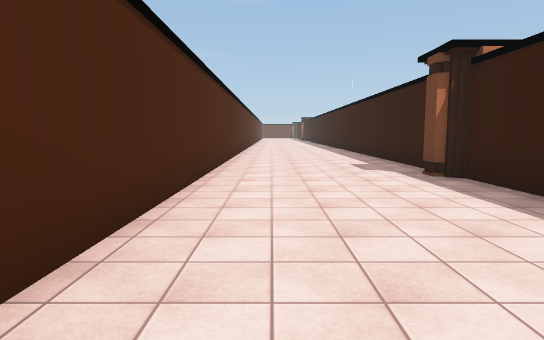
view 1 (above)

24 first-person views from a walk through a 3-D level made in the Unity game engine. The camera is 1.5 m above the floor, tilts 6° down and sees 75° across. The floor is counted in squares, 2 m on a side. Each view is taken from the middle of a square. On the plan, view 1 faces up. The plan holds only what a view shows up to about 11 squares ahead; the rest is blank. The place goes on beyond the plan. The player character is not drawn. Some surface patterns are stand-ins.

view 2
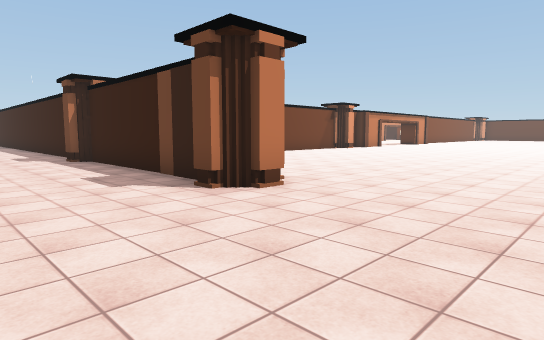

view 3
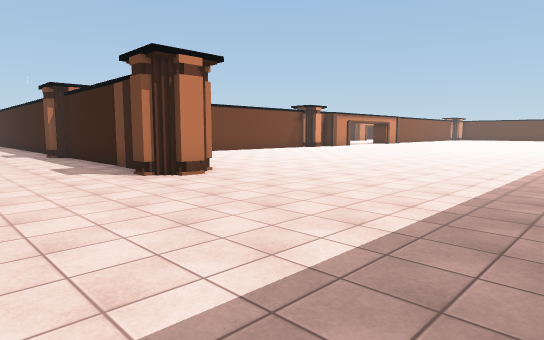

view 4
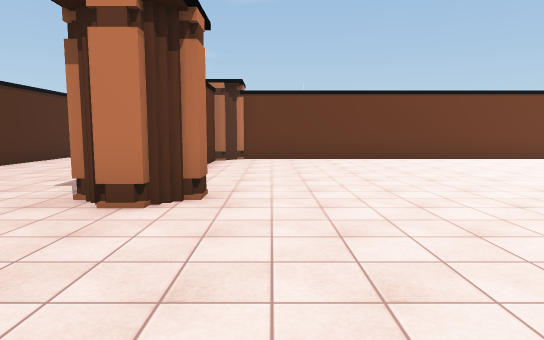

view 5
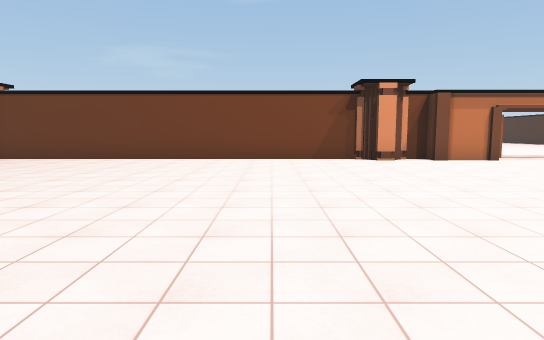

view 6
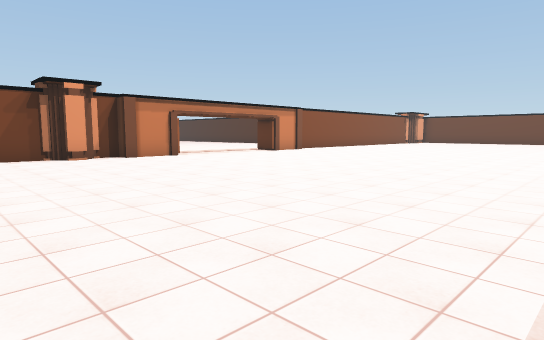

view 7
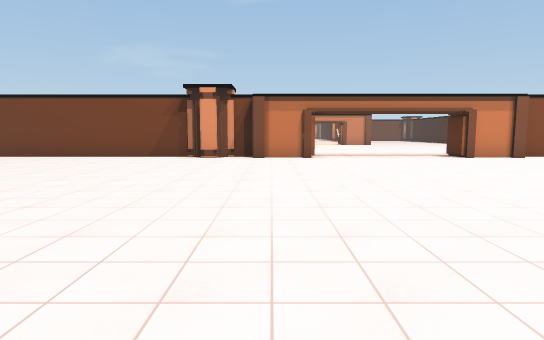

view 8
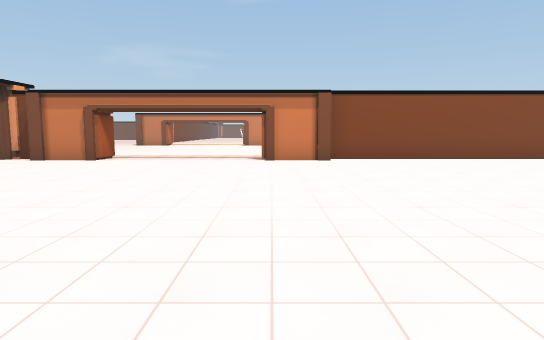

view 9
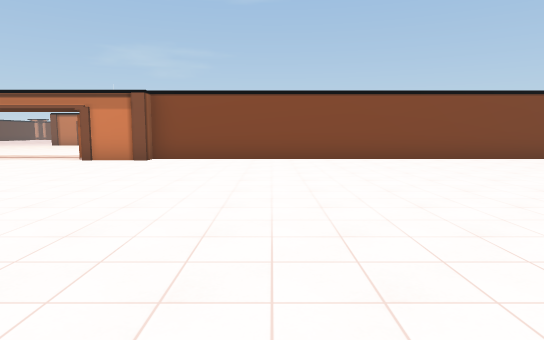

view 10
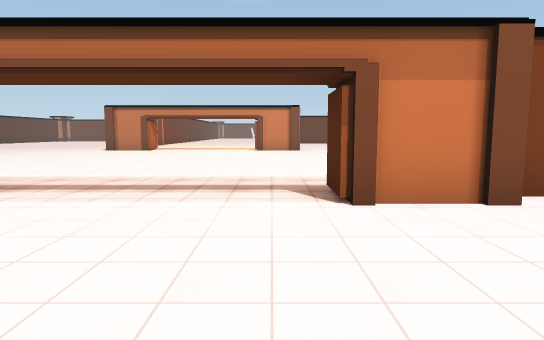

view 11
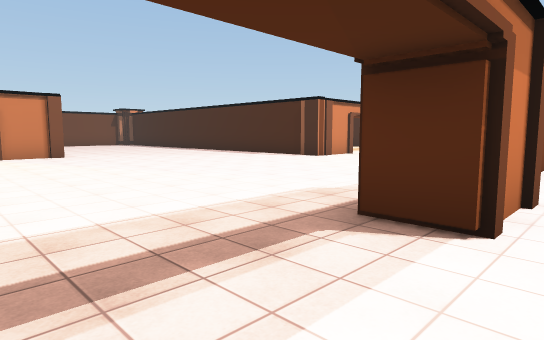

view 12
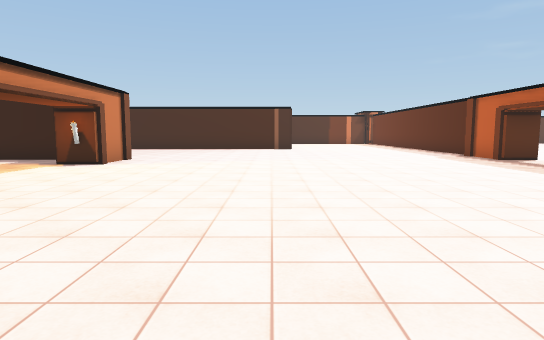

view 13
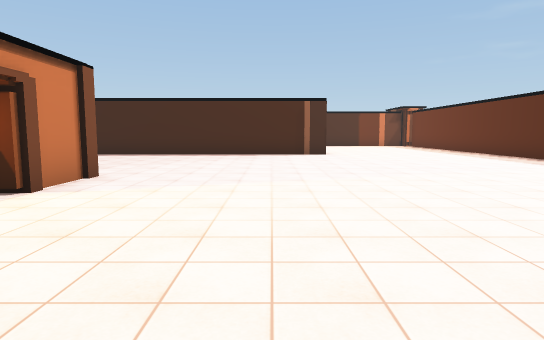

view 14
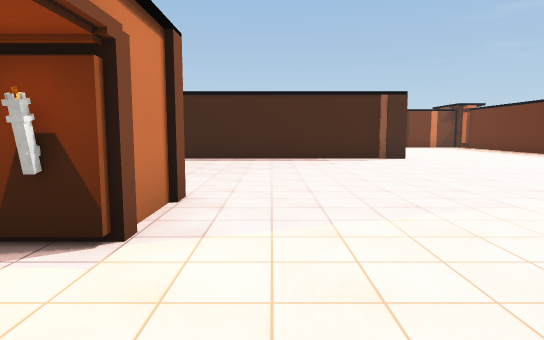

view 15
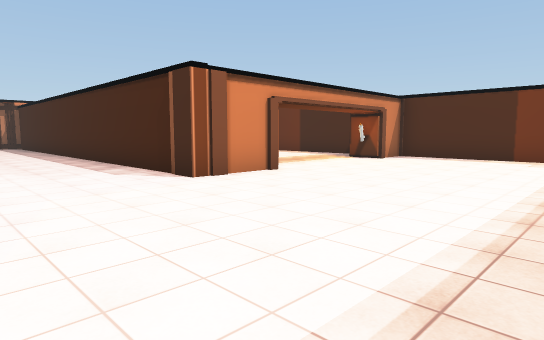

view 16
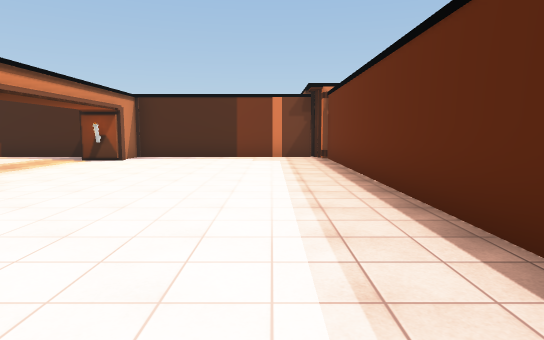

view 17
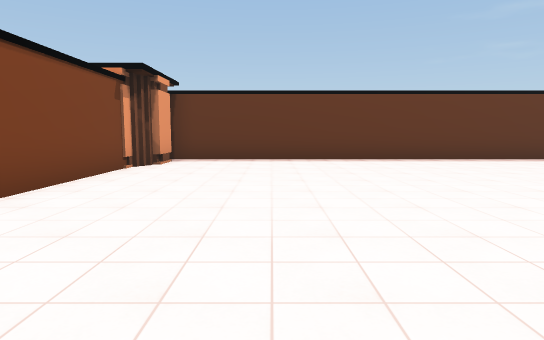

view 18
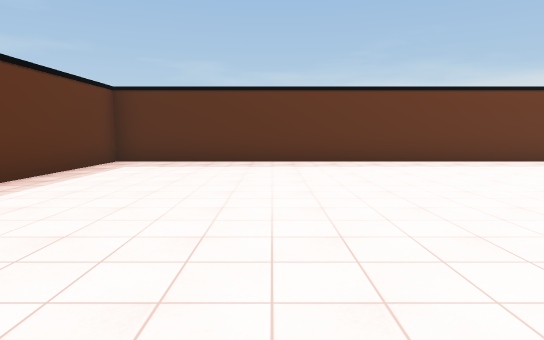

view 19
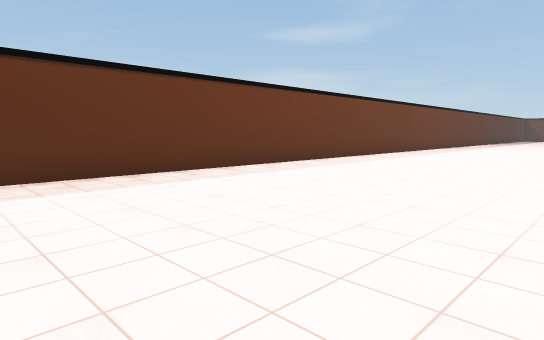

view 20
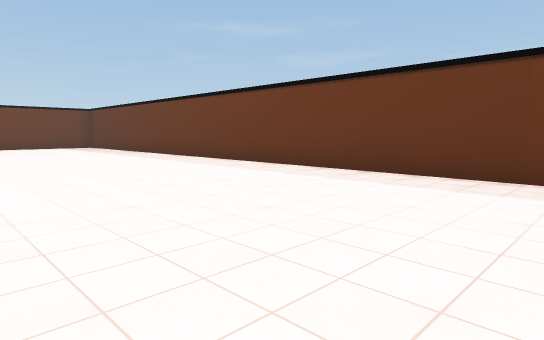

view 21
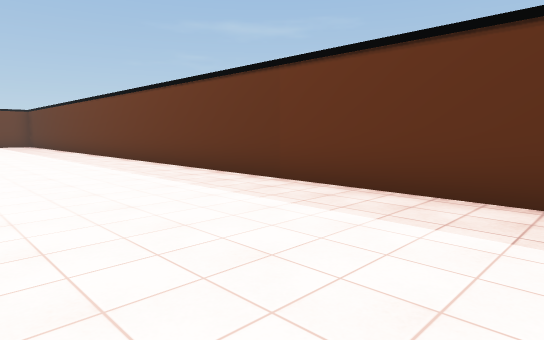

view 22
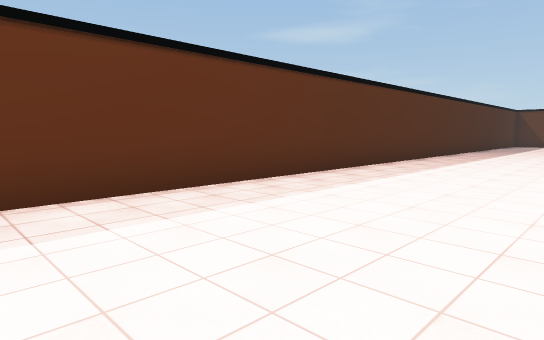

view 23
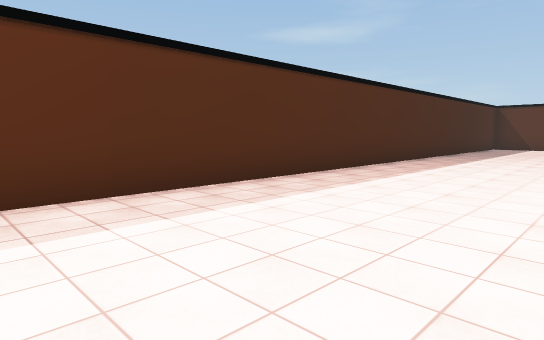

view 24
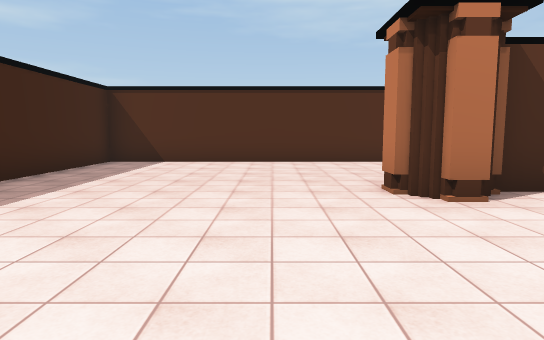

### Floor plan
Points are (right, up) in squares from view 1. A wall is a line through its corners. A room is listed if a view was taken in it or the views show most of it. See-through windows are left out.
Room 1 (views 1, 2, 3, 4, 5, 6, 7, 8, 9, 10, 11, 17, 18, 19, 20, 21, 22, 23, 24)
walls: (18.3, 5.7) (16.4, 5.7); (15.5, 5.7) (14.8, 5.7); (16.4, 6.1) (15.5, 6.1); (14.8, 6.1) (3.9, 6.1); (24.6, 5.7) (22.7, 5.7); (4.2, 0.4) (4.2, -0.1); (3.8, -0.5) (3.2, -0.5) (3.2, -0.1); (3.5, 1.5) (3.5, 0.9); (5.5, -6.2) (39.1, -6.2) (39.1, 6); (3.2, 0.8) (3.2, 6); (3.9, 5.7) (3.5, 5.7) (3.5, 4.4); (2.8, -0.1) (2.8, 0.4); (2.8, 6) (2.8, 6.5); (3.2, 7.4) (3.2, 11.1); (37, 6.1) (24.6, 6.1); (-1.2, 11) (-1.2, -6.2) (2.6, -6.2); (38.4, 5.7) (37.1, 5.7)
ways out: opening at (20.5, 5.8) to room 2
Room 2 (views 12, 13, 14, 15, 16)
walls: (18.3, 6.6) (18.3, 5.7); (23.2, 17.1) (21.3, 17.1) (21.3, 17.5); (22.7, 5.7) (22.7, 6.6) (24.1, 6.6); (26.9, 6.4) (37, 6.4) (37, 12.2) (35.5, 12.2) (35.5, 13.2); (31.4, 12.2) (29.3, 12.2) (29.3, 17.5); (37, 13.9) (37, 16.5)
ways out: opening at (20.5, 5.8) to room 1
objects: other object (21, 17); other object (35, 13)

Where each view was taken, in squares from view 1:
view 1: 0 up, 0 right, facing up
view 2: 4 down, 0 right, facing up-right
view 3: 6 down, 0 right, facing up-right
view 4: 4 down, 5 right, facing up
view 5: 4 down, 12 right, facing up
view 6: 5 down, 12 right, facing up-right
view 7: 5 down, 17 right, facing up
view 8: 4 down, 23 right, facing up
view 9: 4 down, 28 right, facing up
view 10: 2 up, 22 right, facing up
view 11: 5 up, 20 right, facing up-right
view 12: 13 up, 13 right, facing right
view 13: 14 up, 17 right, facing right
view 14: 16 up, 19 right, facing right
view 15: 7 up, 26 right, facing up-right
view 16: 8 up, 26 right, facing right
view 17: 3 up, 29 right, facing right
view 18: 3 up, 35 right, facing down
view 19: 0 up, 35 right, facing down-left
view 20: 0 up, 20 right, facing down-right
view 21: 2 down, 17 right, facing down-right
view 22: 2 down, 21 right, facing down-left
view 23: 2 down, 17 right, facing down-left
view 24: 2 down, 8 right, facing left
